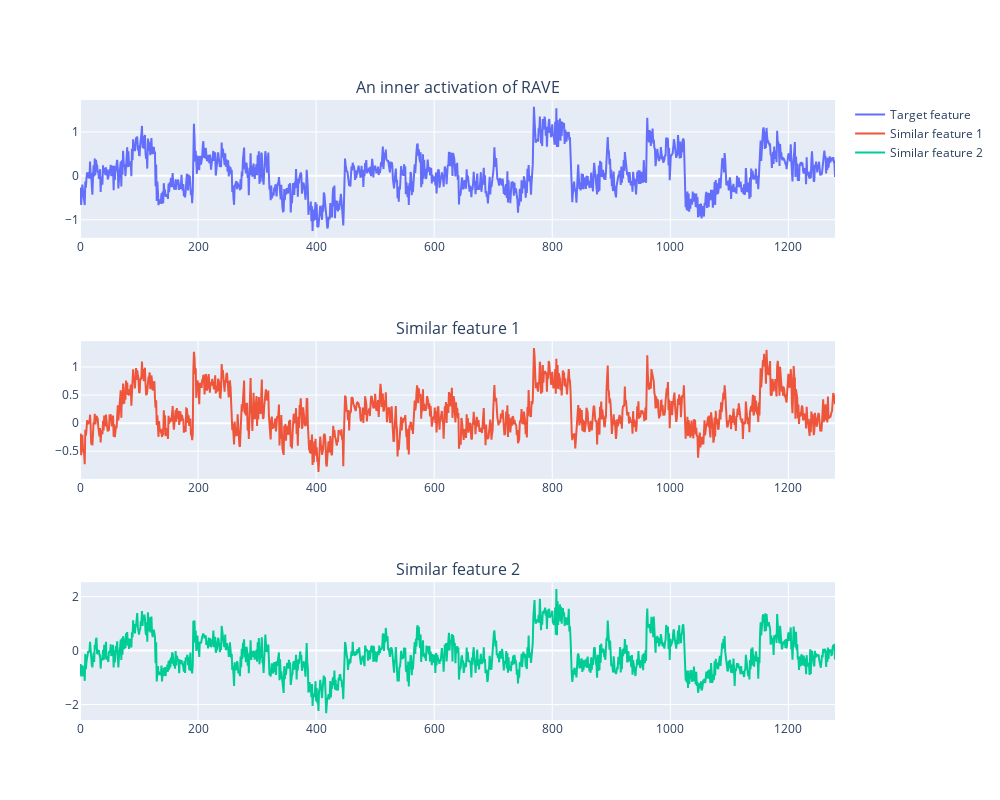

The cell this chart's notebook holds for it:
### Markdown cell above
To make sure our method works, we can choose an intermediate activation of RAVE, and display all activations having high similarity with it.

### Code cell
target_activation_name = 'add_25'
feature_index = 10
threshold = .8

target_activation = rave_activations[target_activation_name]
similarity_scores = activations_similarity[target_activation_name]
similar_features = []
for compared_feature_index, score in enumerate(similarity_scores[feature_index]):
    if compared_feature_index==feature_index:
        continue
    if score>=threshold:
        similar_features.append(compared_feature_index)

if len(similar_features)>4:
    similar_features = similar_features[:3]
    
if not len(similar_features):
    display(Markdown('This activation does not seem to have any other similar features'))
else:
    subplot_titles = ['An inner activation of RAVE']+[f'Similar feature {idx+1}' for idx, _ in enumerate(similar_features)]
    fig = make_subplots(cols=1, rows=len(similar_features)+1, subplot_titles=subplot_titles)
    fig.add_trace(
        go.Scatter(
            y=target_activation[feature_index].numpy(), 
            name = f'Target feature'
            ), 
            col=1, row=1)
    for idx, compared_feature_idx in enumerate(similar_features):
        fig.add_trace(
            go.Scatter(
                y=target_activation[compared_feature_idx].numpy(), 
                name = f'Similar feature {idx+1}'
                ), 
            col=1, row=idx+2)
    fig.update_layout(height=800, width=1000)
    fig.show()

### Figure 1 — Plotly figure (JSON) as saved in the notebook; plotly's stock layout.template omitted (floating-point values rounded to 4 significant figures; data arrays with more than 128 entries replaced by an {"elided": "..."} marker saying what was removed)
{"data": [{"name": "Target feature", "type": "scatter", "xaxis": "x", "y": {"elided": "1280 float values"}, "yaxis": "y"}, {"name": "Similar feature 1", "type": "scatter", "xaxis": "x2", "y": {"elided": "1280 float values"}, "yaxis": "y2"}, {"name": "Similar feature 2", "type": "scatter", "xaxis": "x3", "y": {"elided": "1280 float values"}, "yaxis": "y3"}], "layout": {"annotations": [{"font": {"size": 16}, "showarrow": false, "text": "An inner activation of RAVE", "x": 0.5, "xanchor": "center", "xref": "paper", "y": 1, "yanchor": "bottom", "yref": "paper"}, {"font": {"size": 16}, "showarrow": false, "text": "Similar feature 1", "x": 0.5, "xanchor": "center", "xref": "paper", "y": 0.6111, "yanchor": "bottom", "yref": "paper"}, {"font": {"size": 16}, "showarrow": false, "text": "Similar feature 2", "x": 0.5, "xanchor": "center", "xref": "paper", "y": 0.2222, "yanchor": "bottom", "yref": "paper"}], "height": 800, "width": 1000, "xaxis": {"anchor": "y", "domain": [0, 1]}, "xaxis2": {"anchor": "y2", "domain": [0, 1]}, "xaxis3": {"anchor": "y3", "domain": [0, 1]}, "yaxis": {"anchor": "x", "domain": [0.7778, 1]}, "yaxis2": {"anchor": "x2", "domain": [0.3889, 0.6111]}, "yaxis3": {"anchor": "x3", "domain": [0, 0.2222]}}}
